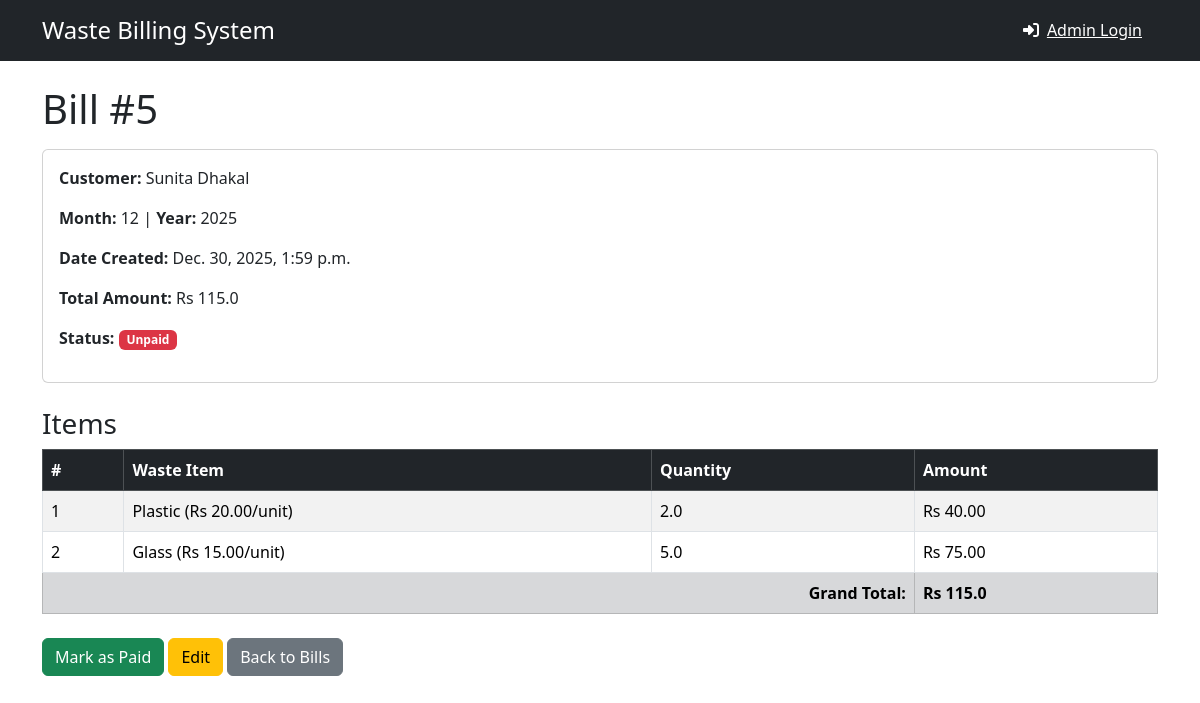
Screenshot of /bills/5/ with the database file from the repository.
### core/models.py (models this page shows, shortened)
class Bill(models.Model):
    customer = models.ForeignKey(Customer, on_delete=models.CASCADE)
    total_amount = models.FloatField(default=0)
    status = models.CharField(max_length=50, choices=[('Paid','Paid'),('Unpaid','Unpaid')], default='Unpaid')
    paid = models.BooleanField(default=False)
    month = models.IntegerField(default=timezone.now().month)
    year = models.IntegerField(default=timezone.now().year)
    date_created = models.DateTimeField(auto_now_add=True)

class Customer(models.Model):
    CUSTOMER_TYPES = [
        ('Household', 'Household'),
        ('Shop', 'Shop'),
        ('Hotel', 'Hotel'),
    ]
    customer_id = models.CharField(max_length=20, unique=True, blank=True)
    name = models.CharField(max_length=100)
    email = models.EmailField()
    phone = models.CharField(max_length=20,default='N/A')
    address = models.CharField(max_length=255, default='N/A')
    customer_type = models.CharField(max_length=20, choices=CUSTOMER_TYPES, default='Household')
    monthly_rate = models.FloatField(default=0)

class BillItem(models.Model):
    bill = models.ForeignKey(Bill, on_delete=models.CASCADE, related_name='items')
    waste_item = models.ForeignKey(WasteItem, on_delete=models.CASCADE)
    quantity = models.FloatField(default=0)
    amount = models.DecimalField(max_digits=10, decimal_places=2, default=0)

class WasteItem(models.Model):
    name = models.CharField(max_length=100)
    unit_price = models.DecimalField(max_digits=8, decimal_places=2, default=0)

### core/views.py (the view)
# urls.py: path('bills/<int:bill_id>/', views.bill_detail, name='bill_detail'),
def bill_detail(request, bill_id):
    bill = get_object_or_404(Bill, id=bill_id)
    items = BillItem.objects.filter(bill=bill)
    return render(request, 'core/bill_detail.html', {'bill': bill, 'items': items})

### core/templates/core/bill_detail.html
{% extends 'core/base.html' %}
{% block content %}
<div class="mb-4">
    <h1 class="mb-3">Bill #{{ bill.id }}</h1>
    <div class="card mb-3">
        <div class="card-body">
            <p><strong>Customer:</strong> {{ bill.customer.name }}</p>
            <p><strong>Month:</strong> {{ bill.month }} | <strong>Year:</strong> {{ bill.year }}</p>
            <p><strong>Date Created:</strong> {{ bill.date_created }}</p>
            <p><strong>Total Amount:</strong> Rs {{ bill.total_amount }}</p>
            <p><strong>Status:</strong>
                {% if bill.paid %}
                    <span class="badge bg-success">Paid</span>
                {% else %}
                    <span class="badge bg-danger">Unpaid</span>
                {% endif %}
            </p>
        </div>
    </div>
</div>
<h3>Items</h3>
<table class="table table-bordered table-striped">
    <thead class="table-dark">
        <tr>
            <th>#</th>
            <th>Waste Item</th>
            <th>Quantity</th>
            <th>Amount</th>
        </tr>
    </thead>
    <tbody>
        {% for item in bill.items.all %}
        <tr>
            <td>{{ forloop.counter }}</td>
            <td>{{ item.waste_item.name }} (Rs {{ item.waste_item.unit_price }}/unit)</td>
            <td>{{ item.quantity }}</td>
            <td>Rs {{ item.amount }}</td>
        </tr>
        {% empty %}
        <tr>
            <td colspan="4" class="text-center">No items added.</td>
        </tr>
        {% endfor %}
        <tr class="table-secondary">
            <td colspan="3" class="text-end"><strong>Grand Total:</strong></td>
            <td><strong>Rs {{ bill.total_amount }}</strong></td>
        </tr>
    </tbody>
</table>
<div class="mt-4">
    {% if not bill.paid %}
        <a href="{% url 'core:mark_bill_paid' bill.id %}" class="btn btn-success">Mark as Paid</a>
    {% else %}
        <button class="btn btn-success" disabled>Already Paid</button>
    {% endif %}
    <a href="{% url 'core:edit_bill' bill.id %}" class="btn btn-warning">Edit</a>
    <a href="{% url 'core:bill_list' %}" class="btn btn-secondary">Back to Bills</a>
</div>
{% endblock %}

### rows the page displays
Bill: id "5", customer.name "Sunita Dhakal", month "12", year "2025", date_created "Dec. 30, 2025, 1:59 p.m.", total_amount "115.0"
BillItem: waste_item.name "Plastic", waste_item.unit_price "20.00", quantity "2.0", amount "40.00"
BillItem: waste_item.name "Glass", waste_item.unit_price "15.00", quantity "5.0", amount "75.00"
